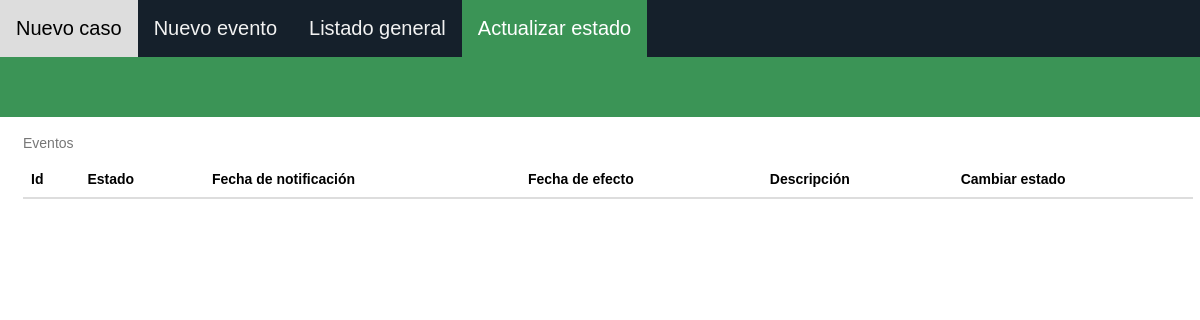
The app's page /actualizarEstado.php (signed in), older data.
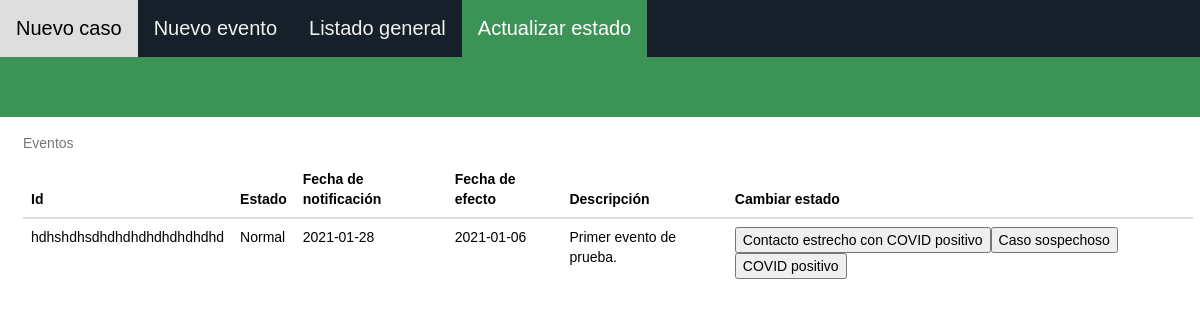
The same page, newer data.
### tables this page shows
CREATE TABLE `evento` (
  `Id` varchar(40) NOT NULL,
  `Descripcion` char(230) NOT NULL,
  `FechaNotificacion` date NOT NULL,
  `FechaEfectoEvento` date DEFAULT NULL,
  `Estado` int(11) NOT NULL
);

### actualizarEstado.php (the view, shortened to what the changed rows need)
<!DOCTYPE html>
<html lang = "es">
<head>
    <link rel="stylesheet" href="https://maxcdn.bootstrapcdn.com/bootstrap/3.4.1/css/bootstrap.min.css">
    <link rel="stylesheet" href="css/estiloListado.css">
</head>
<body>
    <div class="container-fluid">
        <div class="row no-gutter">
            <div class="listado">
                <div class="col-lg-12">
                    <?php
                        $servername = "localhost";
                        $username = "root";
                        $password = "";
                        $dbname = "rastreocovidddbb";
                        $conn = new mysqli($servername, $username, $password, $dbname);
                        $sql = "SELECT Id, Descripcion, FechaNotificacion, FechaEfectoEvento, Estado FROM EVENTO ORDER BY Id;";
                        $result = $conn->query($sql);
                    ?>
                    <table class="table table-hover">
                        <caption>Eventos</caption>
                        <thead>
                            <tr>
                                <th scope="col">Id</th>
                                <th scope="col">Estado</th>
                                <th scope="col">Fecha de notificación</th>
                                <th scope="col">Fecha de efecto</th>
                                <th scope="col">Descripción</th>
                                <th scope="col">Cambiar estado</th>
                            </tr>
                        </thead>
                        <tbody>
                            <?php while($row = $result->fetch_assoc()) { ?>
                                <tr>
                                    <td><?php echo $row ['Id']; ?></td>
                                    <td><?php
                                        if($row ['Estado'] == '1'){
                                            echo "Normal";
                                        }else if($row ['Estado'] == '2'){
                                            echo "Normal con factor de riesgo";
                                        }else if($row ['Estado'] == '3'){
                                            echo "Contacto estrecho con COVID positivo";
                                        }else if($row ['Estado'] == '4'){
                                            echo "Caso sospechoso";
                                        }else if($row ['Estado'] == '5'){
                                            echo "COVID positivo";
                                        }else{
                                            echo "Desconocido";
                                        }
                                    ?></td>
                                    <td><?php echo $row ['FechaNotificacion']; ?></td>
                                    <td><?php echo $row ['FechaEfectoEvento']; ?></td>
                                    <td><?php echo $row ['Descripcion']; ?></td>
                                    <td><?php
                                        $idEvento = $row['Id'];
                                        if($row ['Estado'] == '1'){
                                            echo "<button onclick='actualizarEstado($idEvento, 3)'>Contacto estrecho con COVID positivo</button>";
                                            echo "<button onclick='actualizarEstado($idEvento, 4)'>Caso sospechoso</button>";
                                            echo "<button onclick='actualizarEstado($idEvento, 5)'>COVID positivo</button>";
                                        }else if($row ['Estado'] == '2'){
                                            echo "<button onclick='actualizarEstado($idEvento, 1)'>Normal</button>";
                                        }else if($row ['Estado'] == '3'){
                                            echo "<button onclick='actualizarEstado($idEvento, 1)'>Normal</button>";
                                            echo "<button onclick='actualizarEstado($idEvento, 5)'>COVID positivo</button>";
                                        }else if($row ['Estado'] == '4'){
                                            echo "<button onclick='actualizarEstado($idEvento, 1)'>Normal</button>";
                                            echo "<button onclick='actualizarEstado($idEvento, 5)'>COVID positivo</button>";
                                        }else if($row ['Estado'] == '5'){
                                            echo "<button onclick='actualizarEstado($idEvento, 1)'>Normal</button>";
                                        }else{
                                            echo "No disponible";
                                        }
                                    ?></td>
                                </tr>
                            <?php } ?>
                        </tbody>
                    </table>
                </div>
            </div>
        </div>
    </div>
</body>

Row changes from the older to the newer data that the page shows:
added evento: Id "hdhshdhsdhdhdhdhdhdhdhdhd", Estado "Normal", FechaNotificacion "2021-01-28", FechaEfectoEvento "2021-01-06", Descripcion "Primer evento de prueba."
